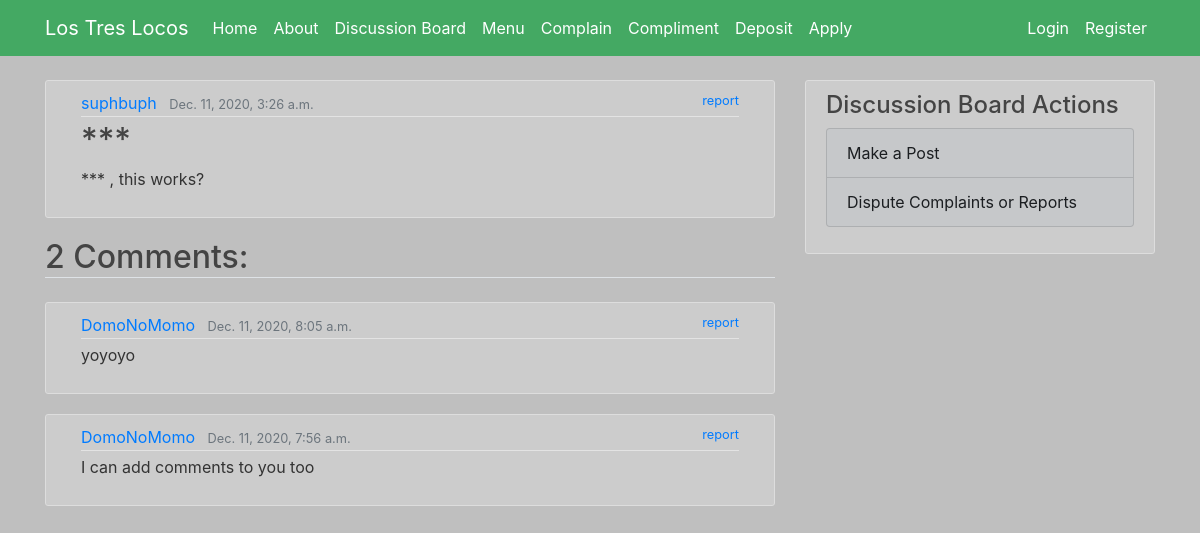
The app's page /restaurant/discussion_board/post/23/ with its own data.
### restaurant/models.py (models this page shows, shortened)
class Post(models.Model):
    author = models.ForeignKey(Customer, on_delete=models.CASCADE)
    time_posted = models.DateTimeField(default=timezone.now)
    subject = models.CharField(max_length=200)
    body = models.TextField(max_length=2000)

class Comment(models.Model):
    author = models.ForeignKey(Customer, on_delete=models.CASCADE)
    time_posted = models.DateTimeField(default=timezone.now)
    body = models.TextField(max_length=280)
    post = models.ForeignKey(Post, on_delete=models.CASCADE)
    class Meta:
        ordering = ['-time_posted']
        verbose_name = 'Comment'
        verbose_name_plural = 'Comments'

### restaurant/views.py (the view, shortened to what this page needs)
# urls.py: path('discussion_board/post/<int:pk>/', SpecificPostView.as_view(), name='post_detail'),
class SpecificPostView(FormMixin, DetailView):
    model = Post
    template_name = 'restaurant/post_detail.html'
    context_object_name = 'post'
    form_class = CommentForm
    def post(self, request, *args, **kwargs):
        if not request.user.is_authenticated:
            return HttpResponseForbidden()
        self.object = self.get_object()
        form = self.get_form()
        if form.is_valid():
            return self.form_valid(form)
        else:
            return self.form_invalid(form)
    def get_context_data(self, **kwargs):
        context = super().get_context_data(**kwargs)
        context['form'] = CommentForm()
        context['comments'] = self.object.comment_set.all()
        context['singular'] = len(context['comments']) == 1
        return context

### restaurant/templates/restaurant/post_detail.html (shortened to what this page needs)
{% extends 'restaurant/base.html' %}
{% load crispy_forms_tags %}
{% block content %}
  <article class="media content-section">
    <div class="media-body col-md-12">
      <div class="article-metadata">
        <a class="mr-2" href="#">{{ post.author }}</a>
        <small class="text-muted">{{ post.time_posted }}</small>
        {% if not post.author.pk == user.pk %}
          <a href="{% url 'report' post.author.pk %}" class="small float-right">report</a>
        {% endif %}
      </div>
      <h2 class="article-title text-break text-justify" style="max-width: 700px; word-wrap: break-word;">{{ post.subject }}</h2>
      <p class="article-content text-break text-justify" style="max-width: 700px; word-wrap: break-word;">{{ post.body }}</p>
    </div>
  </article>
  <h2 class="border-bottom mb-4">{{ comments|length }} Comment{{ singular|yesno:",s" }}:</h2>
  {% for comment in comments %}
    <article class="media content-section">
      <div class="media-body col-md-12">
        <div class="article-metadata">
          <a class="mr-2" href="#">{{ comment.author }}</a>
          <small class="text-muted">{{ comment.time_posted }}</small>
          {% if not comment.author.pk == user.pk %}
            <a href="{% url 'report' comment.author.pk %}" class="small float-right">report</a>
          {% endif %}
        </div>
        <p class="article-content text-break text-justify" style="max-width: 700px; word-wrap: break-word;">{{ comment.body }}</p>
      </div>
    </article>
  {% endfor %}
{% endblock content %}
{% block sidebar %}
  <div class="col-md-4">
    <div class="content-section">
      <h4>Discussion Board Actions</h4>
      <p class='text-muted'>
        <a href="{% url 'make_post' %}" class="list-group-item list-group-item-dark">Make a Post</a>
        <a href="{% url 'dispute' %}" class="list-group-item list-group-item-dark">Dispute Complaints or Reports</a>
      </p>
    </div>
  </div>
{% endblock sidebar %}

### restaurant/static/restaurant/base.css (style rules this page uses)
body { background: #BFBFBF; color: #333333; margin-top: 5rem; }
h1, h2, h3, h4, h5, h6 { color: #444444; }
.content-section { background: #CCCCCC; padding: 10px 20px; border: 1px solid #DDDDDD; border-radius: 3px; margin-bottom: 20px; }
.article-title { color: #444444; }
.article-content { white-space: pre-line; }
.article-metadata { padding-bottom: 1px; margin-bottom: 4px; border-bottom: 1px solid #E3E3E3 }

### records on screen
Post: author "suphbuph", time_posted "Dec. 11, 2020, 3:26 a.m.", subject "***", body "*** , this works?"
Comment: author "DomoNoMomo", time_posted "Dec. 11, 2020, 8:05 a.m.", shows "report", body "yoyoyo"
Comment: author "DomoNoMomo", time_posted "Dec. 11, 2020, 7:56 a.m.", shows "report", body "I can add comments to you too"

### other values on screen
{{ comments|length }} "2"
{{ singular|yesno:",s" }} "s"
